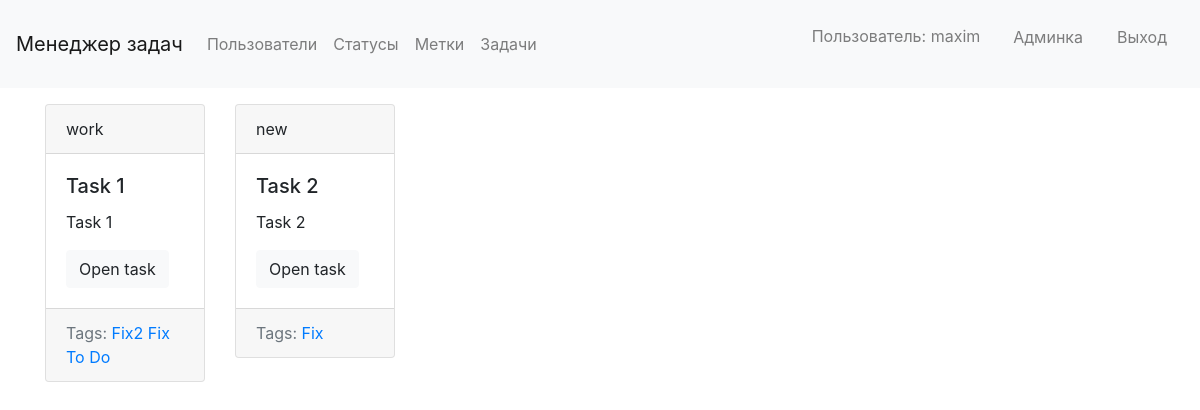
The app's page /tasks/my/ (signed in) with its own data.
### tasks/models.py (models this page shows, shortened)
class Task(models.Model):
    name = models.CharField(max_length=200)
    description = models.TextField(blank=True)
    status = models.ForeignKey(
        TaskStatus,
        default=get_default_status,
        on_delete=models.CASCADE
    )
    creator = models.ForeignKey(
        User,
        on_delete=models.SET_NULL,
        null=True,
        blank=True,
        related_name='creator'
    )
    assigned_to = models.ForeignKey(
        User,
        on_delete=models.SET_NULL,
        null=True,
        blank=True,
        related_name='assigned_to'
    )
    tags = models.ManyToManyField('Tag', blank=True, related_name='tasks')
    def get_absolute_url(self):
        return reverse('tasks:task_detail_url', kwargs={'pk': self.id})

class TaskStatus(models.Model):
    NEW = 'new'
    WORK = 'work'
    TEST = 'test'
    DONE = 'done'
    STATUS_OPTIONS = [
        (NEW, 'New'),
        (WORK, 'In work'),
        (TEST, 'Testing'),
        (DONE, 'Done'),
    ]
    name = models.CharField(
        max_length=4,
        choices=STATUS_OPTIONS,
        unique=True,
        default=NEW,
    )
    def __str__(self):
        return self.name

class Tag(models.Model):
    title = models.CharField(max_length=50, unique=True)
    def get_absolute_url(self):
        return reverse('tasks:tag_detail_url', kwargs={'pk': self.id})

### tasks/views.py (the view)
# urls.py: path('my/', views.MyTasksList.as_view(), name='my_tasks_list_url'),
class MyTasksList(LoginRequiredMixin, generic.ListView):
    template_name = 'tasks/my_tasks_list.html'
    context_object_name = 'tasks_list'
    def get_queryset(self):
        return Task.objects.filter(creator=self.request.user)

### tasks/templates/tasks/my_tasks_list.html (shortened to what this page needs)
{% extends "tasks/base_tasks.html" %}
{% block content %}
{% if tasks_list %}
<div class="container">
    <div class="row">
        {% for task in tasks_list %}
        {% include 'tasks/includes/task_card_template.html' %}
        {% endfor %}
    </div>
</div>
{% else %}
<p>No tasks are available.</p>
{% endif %}
{% endblock %}

### templates/base.html (shortened to what this page needs)
<!DOCTYPE html>
{% load i18n %}
<html lang="en">
<head>
    <link rel="stylesheet" href="https://maxcdn.bootstrapcdn.com/bootstrap/4.5.2/css/bootstrap.min.css">
</head>
<body>
    <nav class="navbar navbar-expand-lg navbar-light bg-light mb-3">
        <a class="navbar-brand" href="/">{% trans 'Task manager' %}</a>
        <div class="collapse navbar-collapse">
            <ul class="navbar-nav mr-auto">
                <li class="nav-item">
                    <a class="nav-link" href="{% url 'tasks:users_list_url' %}">{% trans 'Users' %}</a>
                </li>
                {% if request.user.is_authenticated %}
                <li class="nav-item">
                    <a class="nav-link" href="{% url 'tasks:status_list_url' %}">{% trans 'Status' %}</a>
                </li>
                <li class="nav-item">
                    <a class="nav-link" href="{% url 'tasks:tags_list_url' %}">{% trans 'Tags' %}</a>
                </li>
                <li class="nav-item">
                    <a class="nav-link" href="{% url 'tasks:tasks_list_url' %}">{% trans 'Tasks' %}</a>
                </li>
                {% endif %}
            </ul>
            <ul class="navbar-nav">
                {% if request.user.is_authenticated %}
                <li class="nav-link">
                    <p class="nav-link">{% trans 'User' %}: {{ user.get_username }}</p>
                </li>
                {% if request.user.is_authenticated and request.user.is_staff %}
                <li class="nav-link">
                    <a class="btn nav-link" href="/admin">{% trans 'Admin panel' %}</a>
                </li>
                {% endif %}
                <li class="btn nav-link">
                    <a class="nav-link" href="{% url 'logout' %}">{% trans 'Log out' %}</a>
                </li>
                {% endif %}
            </ul>
        </div>
    </nav>
    <div>
        {% block content %}{% endblock %}
    </div>
</body>
</html>

### tasks/templates/tasks/includes/task_card_template.html
<div class="col-sm-2">
    <div class="card mb-3">
        <div class="card-header">
            {{ task.status }}
        </div>
        <div class="card-body">
            <h5 class="card-title">{{ task.name }}</h5>
            <p class="card-text">{{ task.description|truncatewords:10 }}</p>
            <a href="{{ task.get_absolute_url }}" class="btn btn-light">Open task</a>
        </div>
        <div class="card-footer text-muted">
            Tags:
            {% for tag in task.tags.all %}
            <a href="{{ tag.get_absolute_url }}">{{ tag.title }}</a>
            {% endfor %}
        </div>
    </div>
</div>

### records on screen
Task: status "work", name "Task 1", description "Task 1"
Tag: title "Fix2"
Tag: title "Fix"
Tag: title "To Do"
Task: status "new", name "Task 2", description "Task 2"

### other values on screen
{{ user.get_username }} "maxim"
